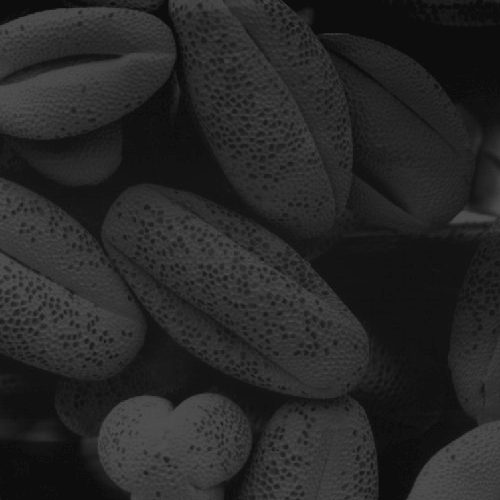
%> input picture 图像处理/作业/HW1/source/1_3_1.tif, 500 x 500 px
$ octave HW1_3.m   (GNU Octave 9; MATLAB toolbox functions it lacks are replaced by stand-ins)
%> lines starting %> are read from the running program, lines starting %| are printed output that depends on the picture
imgPath = fullfile("../", "source/", "1_3_1.tif");
img = imread(imgPath);
%> img is the input picture: size 500x500 uint8; min 13, max 83, mean 38.7

fig = figure(1);
subplot(3,2,1); imshow(img); title("原图");
subplot(3,2,2); imhist(img); title("原图的直方图");

img_1 = histeq(img);
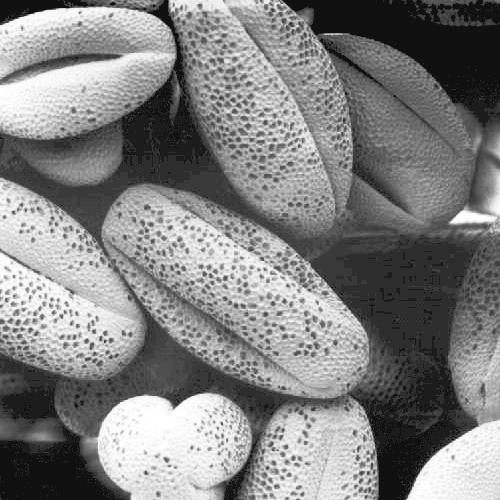
%> img_1: size 500x500 uint8; min 16, max 255, mean 129.3
subplot(3,2,3); imshow(img_1); title("第一次直方图均衡");
subplot(3,2,4); imhist(img_1); title("第一次直方图均衡后的直方图");

img_2 = histeq(img_1);
subplot(3,2,5); imshow(img_2); title("第二次直方图均衡");
subplot(3,2,6); imhist(img_2); title("第二次直方图均衡后的直方图");

suptitle("多次直方图均衡效果对比")
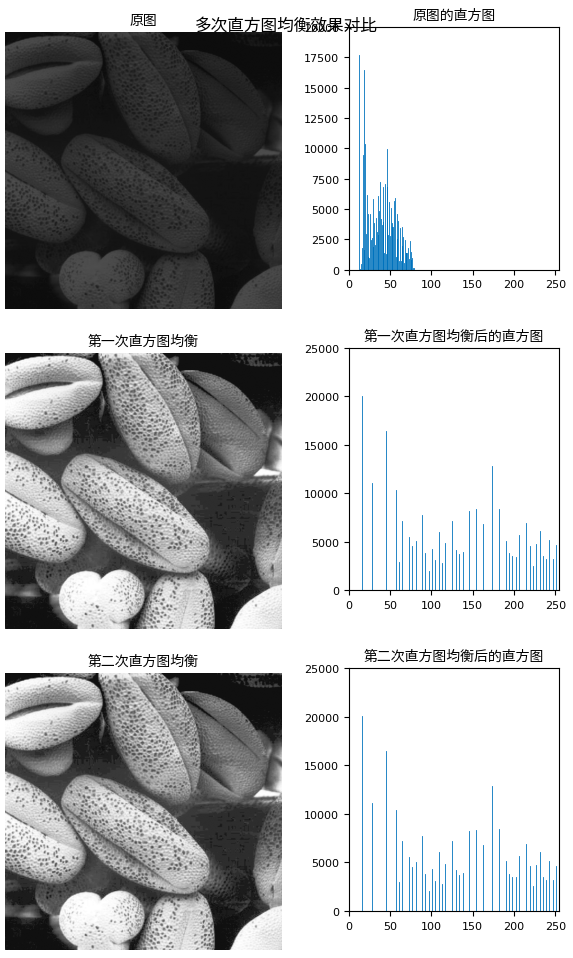
%> figure redrawn from the program's plot data, 6 panels

% 保存图像
savePath = fullfile("../", "result/", "多次直方图均衡效果对比.jpg");
saveas(fig, savePath)
